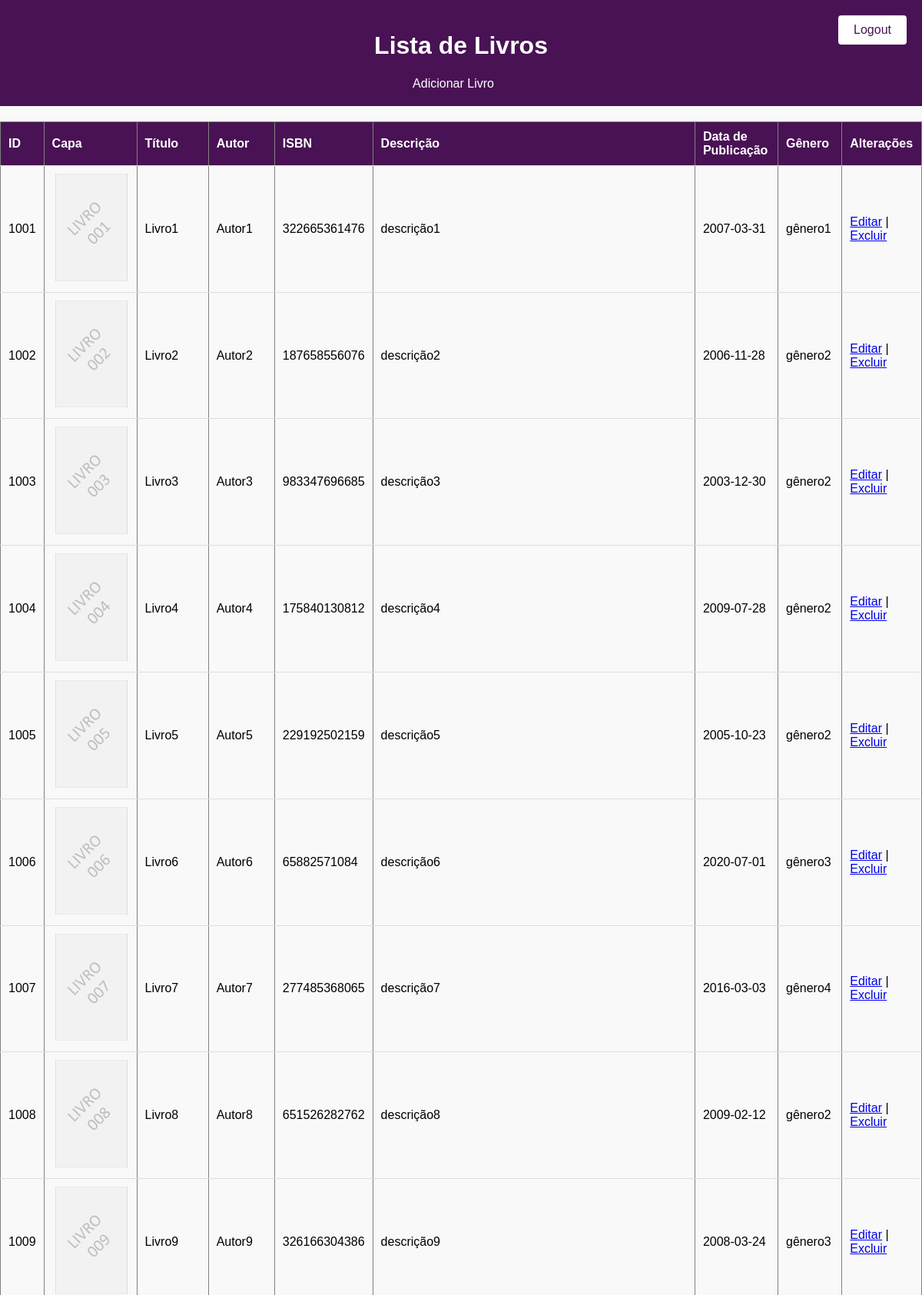
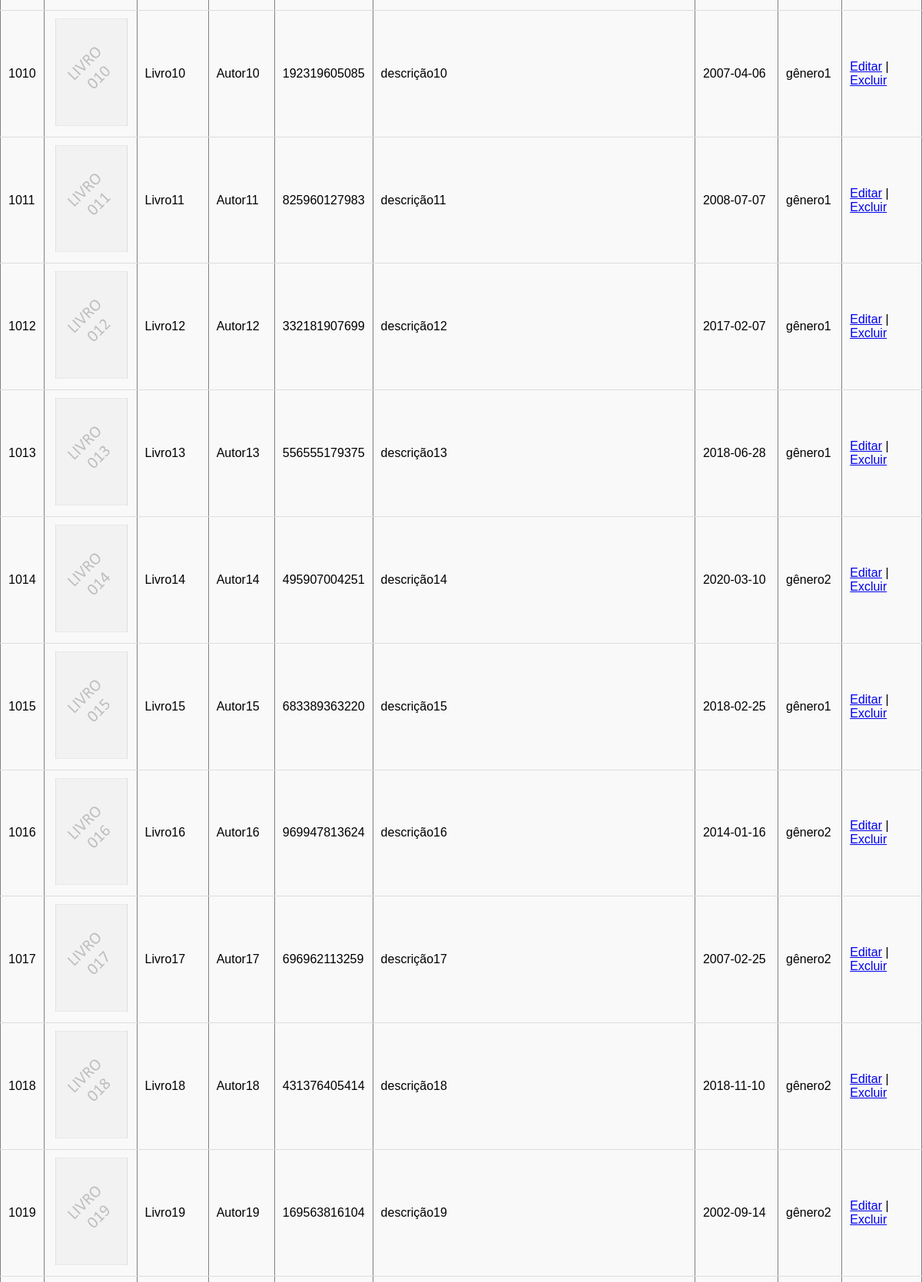
The page /admin/admin_home.php (signed in, upper part) on the database its author committed (2 pictures, top to bottom).
### tables this page shows
CREATE TABLE `livros` (
  `id` int NOT NULL,
  `capa` varchar(18) DEFAULT NULL,
  `titulo` varchar(20) DEFAULT NULL,
  `autor` varchar(8) DEFAULT NULL,
  `isbn` bigint DEFAULT NULL,
  `descricao` varchar(1000) DEFAULT NULL,
  `data_pub` varchar(10) DEFAULT NULL,
  `genero` varchar(7) DEFAULT NULL
);

### admin/admin_home.php (the view, shortened to what this page needs)
<?php
include '../connection.php';
$sql = "SELECT * FROM livros";
$result = $conn->query($sql);
?>
<!DOCTYPE html>
<html lang="en">
<head>
    <link rel="stylesheet" href="admin_home.css">
</head>
<header>
    <h1>Lista de Livros</h1>
    <nav>
        <ul>
            <li><a href="insert.php">Adicionar Livro</a></li>
        </ul>
    </nav>
    <a href="../logout.php" class="login-btn">Logout</a>
</header>
<body>
    <table border="1">
        <tr>
            <th>ID</th>
            <th>Capa</th>
            <th>Título</th>
            <th>Autor</th>
            <th>ISBN</th>
            <th>Descrição</th>
            <th>Data de Publicação</th>
            <th>Gênero</th>
            <th>Alterações</th>
        </tr>
        <?php
        if ($result->num_rows > 0) {
            while($row = $result->fetch_assoc()) {
                echo "<tr>";
                echo "<td>".$row["id"]."</td>";
                echo "<td><img src='../".$row["capa"]."' alt='Capa do Livro' style='max-width: 100px;'></td>";
                echo "<td>".$row["titulo"]."</td>";
                echo "<td>".$row["autor"]."</td>";
                echo "<td>".$row["isbn"]."</td>";
                echo "<td>".$row["descricao"]."</td>";
                echo "<td>".$row["data_pub"]."</td>";
                echo "<td>".$row["genero"]."</td>";
                echo "<td><a href='edit.php?id=".$row["id"]."'>Editar</a> | <a href='delete.php?id=".$row["id"]."'>Excluir</a></td>";
                echo "</tr>";
            }
        } else {
            echo "<tr><td colspan='10'>Nenhum livro encontrado</td></tr>";
        }
        ?>
    </table>
</body>
</html>

### admin/admin_home.css (style rules this page uses)
body { font-family: Arial, sans-serif; background-color: #f9f9f9; margin: 0; padding: 0; }
header { background-color: #491254; color: #fff; padding: 20px; text-align: center; }
nav ul { list-style-type: none; margin: 0; padding: 0; }
nav ul li { display: inline; margin-right: 20px; }
nav ul li a { color: #fff; text-decoration: none; }
table { width: 100%; border-collapse: collapse; margin: 20px 0; margin-bottom: 50px; }
th, td { padding: 10px; text-align: left; border-bottom: 1px solid #ddd; }
th { background-color: #491254; color: #fff; }
.login-btn { background-color: #ffffff; border: none; color: #491254; padding: 10px 20px; text-align: center; text-decoration: none; display: inline-block; font-size: 16px; margin: 10px; cursor: pointer; border-radius: 4px; position: absolute; top: 10px; right: 10px; }

### rows shown on the page
livros: id "1001", capa (picture), titulo "Livro1", autor "Autor1", isbn "322665361476", descricao "descrição1", data_pub "2007-03-31", genero "gênero1"
livros: id "1002", capa (picture), titulo "Livro2", autor "Autor2", isbn "187658556076", descricao "descrição2", data_pub "2006-11-28", genero "gênero2"
livros: id "1003", capa (picture), titulo "Livro3", autor "Autor3", isbn "983347696685", descricao "descrição3", data_pub "2003-12-30", genero "gênero2"
livros: id "1004", capa (picture), titulo "Livro4", autor "Autor4", isbn "175840130812", descricao "descrição4", data_pub "2009-07-28", genero "gênero2"
livros: id "1005", capa (picture), titulo "Livro5", autor "Autor5", isbn "229192502159", descricao "descrição5", data_pub "2005-10-23", genero "gênero2"
livros: id "1006", capa (picture), titulo "Livro6", autor "Autor6", isbn "65882571084", descricao "descrição6", data_pub "2020-07-01", genero "gênero3"
livros: id "1007", capa (picture), titulo "Livro7", autor "Autor7", isbn "277485368065", descricao "descrição7", data_pub "2016-03-03", genero "gênero4"
livros: id "1008", capa (picture), titulo "Livro8", autor "Autor8", isbn "651526282762", descricao "descrição8", data_pub "2009-02-12", genero "gênero2"
livros: id "1009", capa (picture), titulo "Livro9", autor "Autor9", isbn "326166304386", descricao "descrição9", data_pub "2008-03-24", genero "gênero3"
livros: id "1010", capa (picture), titulo "Livro10", autor "Autor10", isbn "192319605085", descricao "descrição10", data_pub "2007-04-06", genero "gênero1"
livros: id "1011", capa (picture), titulo "Livro11", autor "Autor11", isbn "825960127983", descricao "descrição11", data_pub "2008-07-07", genero "gênero1"
livros: id "1012", capa (picture), titulo "Livro12", autor "Autor12", isbn "332181907699", descricao "descrição12", data_pub "2017-02-07", genero "gênero1"
livros: id "1013", capa (picture), titulo "Livro13", autor "Autor13", isbn "556555179375", descricao "descrição13", data_pub "2018-06-28", genero "gênero1"
livros: id "1014", capa (picture), titulo "Livro14", autor "Autor14", isbn "495907004251", descricao "descrição14", data_pub "2020-03-10", genero "gênero2"
livros: id "1015", capa (picture), titulo "Livro15", autor "Autor15", isbn "683389363220", descricao "descrição15", data_pub "2018-02-25", genero "gênero1"
livros: id "1016", capa (picture), titulo "Livro16", autor "Autor16", isbn "969947813624", descricao "descrição16", data_pub "2014-01-16", genero "gênero2"
livros: id "1017", capa (picture), titulo "Livro17", autor "Autor17", isbn "696962113259", descricao "descrição17", data_pub "2007-02-25", genero "gênero2"
livros: id "1018", capa (picture), titulo "Livro18", autor "Autor18", isbn "431376405414", descricao "descrição18", data_pub "2018-11-10", genero "gênero2"
livros: id "1019", capa (picture), titulo "Livro19", autor "Autor19", isbn "169563816104", descricao "descrição19", data_pub "2002-09-14", genero "gênero2"
